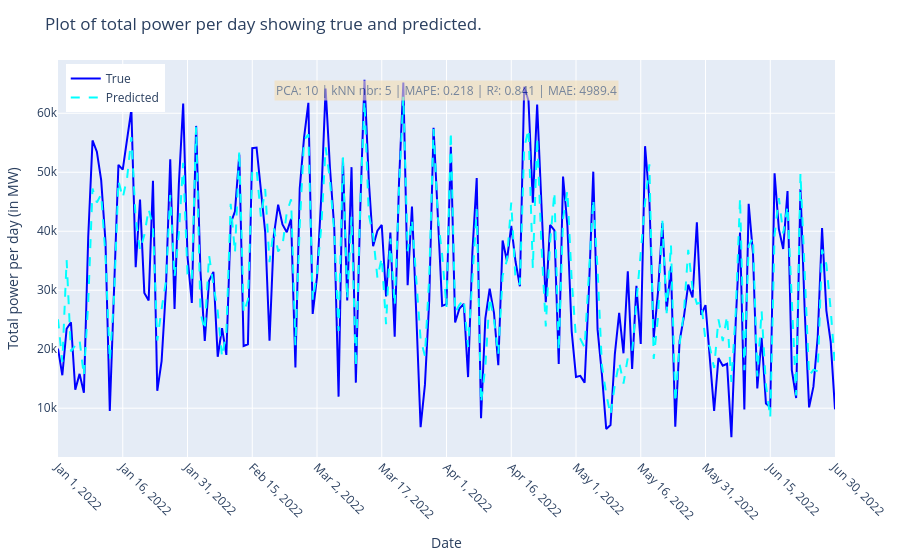
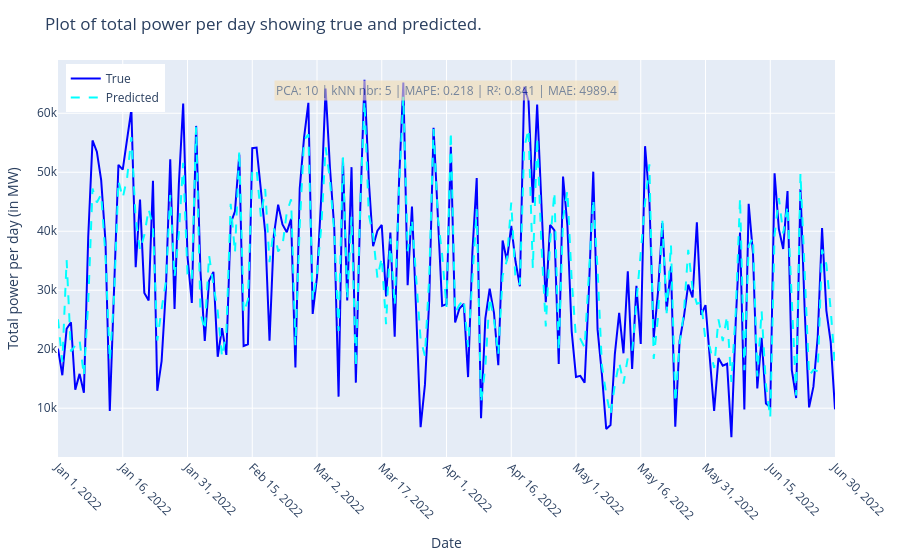
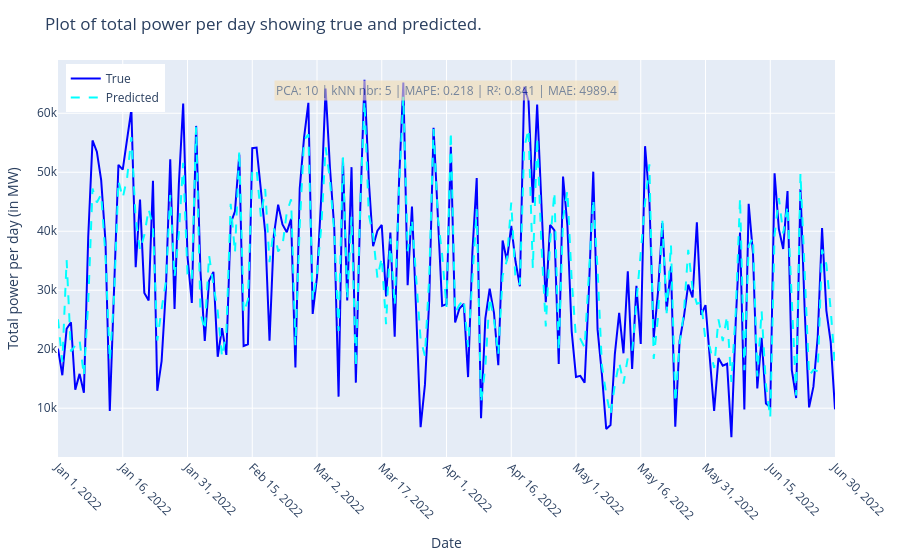

Here is the notebook cell these charts were saved with, in order:
### Code cell
knn_feature.run()

### Figure 1 — Plotly figure (JSON) as saved in the notebook; plotly's stock layout.template omitted (floating-point values rounded to 4 significant figures; data arrays with more than 128 entries replaced by an {"elided": "..."} marker saying what was removed)
{"data": [{"line": {"color": "blue"}, "mode": "lines", "name": "True", "type": "scatter", "x": {"elided": "181 str values"}, "y": {"elided": "181 int values"}}, {"line": {"color": "cyan", "dash": "dash"}, "mode": "lines", "name": "Predicted", "type": "scatter", "x": {"elided": "181 str values"}, "y": {"elided": "181 float values"}}], "layout": {"annotations": [{"align": "left", "bgcolor": "wheat", "font": {"size": 12}, "opacity": 0.6, "showarrow": false, "text": "PCA: 10 | kNN nbr: 5 | MAPE: 0.218 | R²: 0.841 | MAE: 4989.4", "x": 0.5, "xref": "paper", "y": 0.95, "yref": "paper"}], "legend": {"x": 0.01, "y": 0.99}, "margin": {"b": 60, "l": 40, "r": 20, "t": 60}, "title": {"text": "Plot of total power per day showing true and predicted."}, "xaxis": {"tickangle": 45, "tickvals": ["2022-01-01", "2022-01-16", "2022-01-31", "2022-02-15", "2022-03-02", "2022-03-17", "2022-04-01", "2022-04-16", "2022-05-01", "2022-05-16", "2022-05-31", "2022-06-15", "2022-06-30"], "title": {"text": "Date"}}, "yaxis": {"title": {"text": "Total power per day (in MW)"}}}}

### Figure 2 — Plotly figure (JSON) as saved in the notebook; plotly's stock layout.template omitted (floating-point values rounded to 4 significant figures; data arrays with more than 128 entries replaced by an {"elided": "..."} marker saying what was removed)
{"data": [{"line": {"color": "blue"}, "mode": "lines", "name": "True", "type": "scatter", "x": {"elided": "181 str values"}, "y": {"elided": "181 int values"}}, {"line": {"color": "cyan", "dash": "dash"}, "mode": "lines", "name": "Predicted", "type": "scatter", "x": {"elided": "181 str values"}, "y": {"elided": "181 float values"}}], "layout": {"annotations": [{"align": "left", "bgcolor": "wheat", "font": {"size": 12}, "opacity": 0.6, "showarrow": false, "text": "PCA: 10 | kNN nbr: 5 | MAPE: 0.218 | R²: 0.841 | MAE: 4989.4", "x": 0.5, "xref": "paper", "y": 0.95, "yref": "paper"}], "legend": {"x": 0.01, "y": 0.99}, "margin": {"b": 60, "l": 40, "r": 20, "t": 60}, "title": {"text": "Plot of total power per day showing true and predicted."}, "xaxis": {"tickangle": 45, "tickvals": ["2022-01-01", "2022-01-16", "2022-01-31", "2022-02-15", "2022-03-02", "2022-03-17", "2022-04-01", "2022-04-16", "2022-05-01", "2022-05-16", "2022-05-31", "2022-06-15", "2022-06-30"], "title": {"text": "Date"}}, "yaxis": {"title": {"text": "Total power per day (in MW)"}}}}

### Figure 3 — Plotly figure (JSON) as saved in the notebook; plotly's stock layout.template omitted (floating-point values rounded to 4 significant figures; data arrays with more than 128 entries replaced by an {"elided": "..."} marker saying what was removed)
{"data": [{"line": {"color": "blue"}, "mode": "lines", "name": "True", "type": "scatter", "x": {"elided": "181 str values"}, "y": {"elided": "181 int values"}}, {"line": {"color": "cyan", "dash": "dash"}, "mode": "lines", "name": "Predicted", "type": "scatter", "x": {"elided": "181 str values"}, "y": {"elided": "181 float values"}}], "layout": {"annotations": [{"align": "left", "bgcolor": "wheat", "font": {"size": 12}, "opacity": 0.6, "showarrow": false, "text": "PCA: 10 | kNN nbr: 5 | MAPE: 0.218 | R²: 0.841 | MAE: 4989.4", "x": 0.5, "xref": "paper", "y": 0.95, "yref": "paper"}], "legend": {"x": 0.01, "y": 0.99}, "margin": {"b": 60, "l": 40, "r": 20, "t": 60}, "title": {"text": "Plot of total power per day showing true and predicted."}, "xaxis": {"tickangle": 45, "tickvals": ["2022-01-01", "2022-01-16", "2022-01-31", "2022-02-15", "2022-03-02", "2022-03-17", "2022-04-01", "2022-04-16", "2022-05-01", "2022-05-16", "2022-05-31", "2022-06-15", "2022-06-30"], "title": {"text": "Date"}}, "yaxis": {"title": {"text": "Total power per day (in MW)"}}}}
